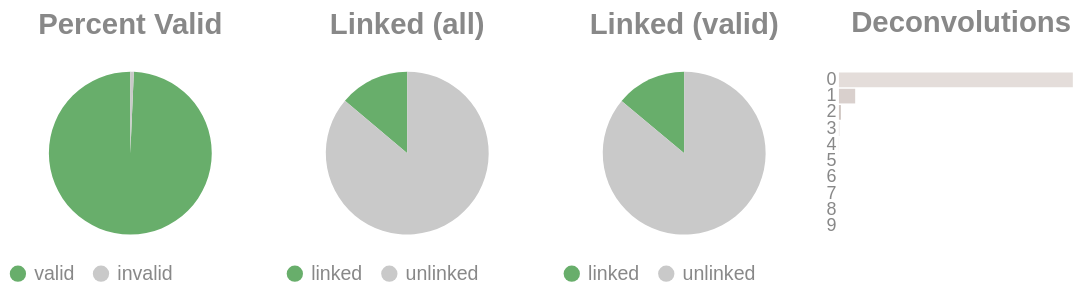

Notebook cell for this chart:
### Code cell
if SKIPLR:
    pass
else:
    clash = Counter()
    for i in valids['molecule'].to_list():
        _mol = i.split("-")
        if len(_mol) == 1:
            clash.update('0')
        else:
            clash.update(_mol[-1])

    _d = {"deconvolutions": [], 'count': []}
    for k,v in clash.items():
        _d['deconvolutions'].append(k)
        _d['count'].append(v)

    tot_valid = valids['reads'].sum()
    mask = valids['reads'] >= 2
    n_linked_reads = valids.filter(mask)['reads'].sum()
    if n_linked_reads == 0:
        print_html("No linked molecules (>=2 reads) were detected; skipping linked-only distributions.")
        SKIPLR = True
    else:
        perc_valid = round(tot_valid / n_reads, 4)
        linked_perc_abs = round(n_linked_reads / n_reads, 4)
        linked_perc = round(n_linked_reads / tot_valid, 4)

    _valid = pl.DataFrame({"valids": ['valid', 'invalid'], "count": [tot_valid, n_reads - tot_valid]})
    _linked_abs = pl.DataFrame({"linked (absolute)": ['linked', 'unlinked'], "count": [n_linked_reads, n_reads - n_linked_reads]})
    _linked_rel = pl.DataFrame({"linked (valids)": ['linked', 'unlinked'], "count": [n_linked_reads, tot_valid - n_linked_reads]})

    (
        alt.hconcat(
            piechart(_valid, goodval = 'valid', title = "Percent Valid"),
            piechart(_linked_abs, goodval = "linked", title =  "Linked (all)"),
            piechart(_linked_rel, goodval = "linked", title =  "Linked (valid)"),
            convolutionbar(pl.DataFrame(_d), title = "Deconvolutions"),
            center = True,
            bounds = 'flush'
        )
        .resolve_scale(color='independent')
        .resolve_legend('independent')
        .properties(usermeta={'embedOptions': {"actions": False}})
    ).display()

### Figure 1 — Vega-Lite specification as saved in the notebook (floating-point values rounded to 4 significant figures)
{"width": "container", "height": 400, "config": {"title": {"anchor": "start", "dy": -15, "fontSize": 18, "color": "#888888", "subtitleColor": "#888888", "subtitleFontSize": 14}, "arc": {"fill": "#0072B2"}, "axis": {"domainColor": "#888888", "domainWidth": 0.5, "gridWidth": 0.2, "grid": false, "titleFontWeight": 400, "titleFontSize": 15, "labelFontSize": 11, "labelColor": "#888888", "tickColor": "#888888", "tickWidth": 0.2, "titleColor": "#888888"}, "axisBand": {"grid": false}, "axisX": {"grid": true, "tickSize": 10, "domainCap": "round"}, "axisY": {"domain": false, "grid": true, "tickSize": 0, "domainCap": "round"}, "background": "transparent", "header": {"labelFontSize": 15, "labelColor": "#888888", "titleFontSize": 15, "titleFontWeight": 600, "titleColor": "#888888"}, "legend": {"labelFont": "sans-serif", "labelFontSize": 12, "labelColor": "#888888", "symbolSize": 100, "symbolType": "circle", "titleFontSize": 12, "titlePadding": 10, "titleColor": "#888888", "title": null}, "range": {"category": ["#E69F00", "#56B4E9", "#009E73", "#F0E442", "#0072B2", "#D55E00", "#CC79A7", "#000000"], "diverging": ["#cfe8f3", "#a2d4ec", "#73bfe2", "#46abdb", "#1696d2", "#12719e"]}, "area": {"fill": "#0072B2", "fillOpacity": 0.7, "line": true, "strokeOpacity": 0.7}, "line": {"color": "#0072B2", "stroke": "#0072B2", "strokeWidth": 2}, "trail": {"color": "#0072B2", "stroke": "#0072B2", "strokeWidth": 0, "size": 1}, "point": {"filled": true, "fillOpacity": 1.0, "size": 95}, "text": {"color": "#888888", "fontSize": 11, "align": "right", "fontWeight": 400, "size": 11}, "bar": {"fill": "#0072B2", "stroke": null}, "view": {"stroke": null, "continuousWidth": 660, "continuousHeight": 400}}, "hconcat": [{"data": {"name": "data-7b4bbcfbf859c90cb08f057c6e9306f0"}, "mark": {"type": "arc"}, "encoding": {"color": {"field": "valids", "legend": {"orient": "bottom", "title": null}, "scale": {"domain": ["valid", "invalid"], "range": ["#68ae6b", "#C9C9C9"]}, "title": "Valids", "type": "nominal"}, "theta": {"field": "count", "type": "quantitative"}, "tooltip": [{"field": "valids", "title": "Valids", "type": "ordinal"}, {"field": "percent", "format": ".2%", "title": "Percent", "type": "quantitative"}, {"field": "count", "title": "Count", "type": "quantitative"}]}, "height": 100, "title": {"text": "Percent Valid", "align": "center", "anchor": "middle"}, "transform": [{"calculate": "datum.count / 11248314", "as": "percent"}], "width": 150}, {"data": {"name": "data-22e8d674f24bb72121a2ab54dc3144d6"}, "mark": {"type": "arc"}, "encoding": {"color": {"field": "linked (absolute)", "legend": {"orient": "bottom", "title": null}, "scale": {"domain": ["linked", "unlinked"], "range": ["#68ae6b", "#C9C9C9"]}, "title": "Linked (Absolute)", "type": "nominal"}, "theta": {"field": "count", "type": "quantitative"}, "tooltip": [{"field": "linked (absolute)", "title": "Linked (Absolute)", "type": "ordinal"}, {"field": "percent", "format": ".2%", "title": "Percent", "type": "quantitative"}, {"field": "count", "title": "Count", "type": "quantitative"}]}, "height": 100, "title": {"text": "Linked (all)", "align": "center", "anchor": "middle"}, "transform": [{"calculate": "datum.count / 11248314", "as": "percent"}], "width": 150}, {"data": {"name": "data-19924ff5a237a666648f7b17c7d52e6f"}, "mark": {"type": "arc"}, "encoding": {"color": {"field": "linked (valids)", "legend": {"orient": "bottom", "title": null}, "scale": {"domain": ["linked", "unlinked"], "range": ["#68ae6b", "#C9C9C9"]}, "title": "Linked (Valids)", "type": "nominal"}, "theta": {"field": "count", "type": "quantitative"}, "tooltip": [{"field": "linked (valids)", "title": "Linked (Valids)", "type": "ordinal"}, {"field": "percent", "format": ".2%", "title": "Percent", "type": "quantitative"}, {"field": "count", "title": "Count", "type": "quantitative"}]}, "height": 100, "title": {"text": "Linked (valid)", "align": "center", "anchor": "middle"}, "transform": [{"calculate": "datum.count / 11170387", "as": "percent"}], "width": 150}, {"data": {"name": "data-1efb50d253805eccf8e72a88c73921e1"}, "mark": {"type": "bar"}, "encoding": {"color": {"field": "deconvolutions", "legend": null, "scale": {"scheme": "lightgreyred"}, "type": "nominal"}, "tooltip": [{"field": "deconvolutions", "title": "Deconvolutions", "type": "ordinal"}, {"field": "percent", "format": ".2%", "title": "Percent", "type": "quantitative"}, {"field": "count", "title": "Count", "type": "quantitative"}], "x": {"axis": null, "field": "count", "type": "quantitative"}, "y": {"field": "deconvolutions", "sort": "ascending", "title": null, "type": "nominal"}}, "height": 100, "title": {"text": "Deconvolutions", "align": "center", "anchor": "middle"}, "transform": [{"calculate": "datum.count / 10331005", "as": "percent"}], "width": 150}], "bounds": "flush", "center": true, "resolve": {"legend": {"angle": "independent"}, "scale": {"color": "independent"}}, "usermeta": {"embedOptions": {"actions": false}}, "$schema": "https://vega.github.io/schema/vega-lite/v6.1.0.json", "datasets": {"data-7b4bbcfbf859c90cb08f057c6e9306f0": [{"valids": "valid", "count": 11170387}, {"valids": "invalid", "count": 77927}], "data-22e8d674f24bb72121a2ab54dc3144d6": [{"linked (absolute)": "linked", "count": 1558332}, {"linked (absolute)": "unlinked", "count": 9689982}], "data-19924ff5a237a666648f7b17c7d52e6f": [{"linked (valids)": "linked", "count": 1558332}, {"linked (valids)": "unlinked", "count": 9612055}], "data-1efb50d253805eccf8e72a88c73921e1": [{"deconvolutions": "0", "count": 9571925}, {"deconvolutions": "1", "count": 665121}, {"deconvolutions": "2", "count": 79665}, {"deconvolutions": "3", "count": 11833}, {"deconvolutions": "4", "count": 2002}, {"deconvolutions": "5", "count": 382}, {"deconvolutions": "6", "count": 63}, {"deconvolutions": "7", "count": 12}, {"deconvolutions": "8", "count": 1}, {"deconvolutions": "9", "count": 1}]}}
